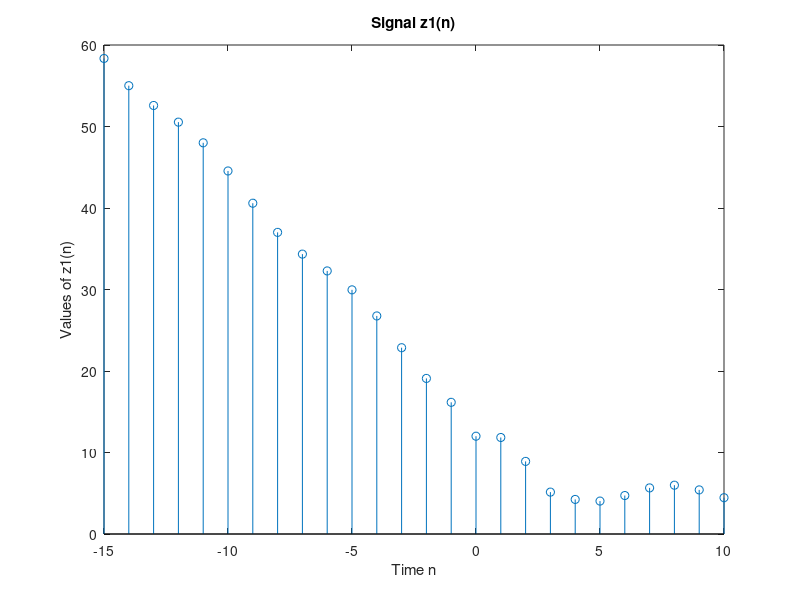
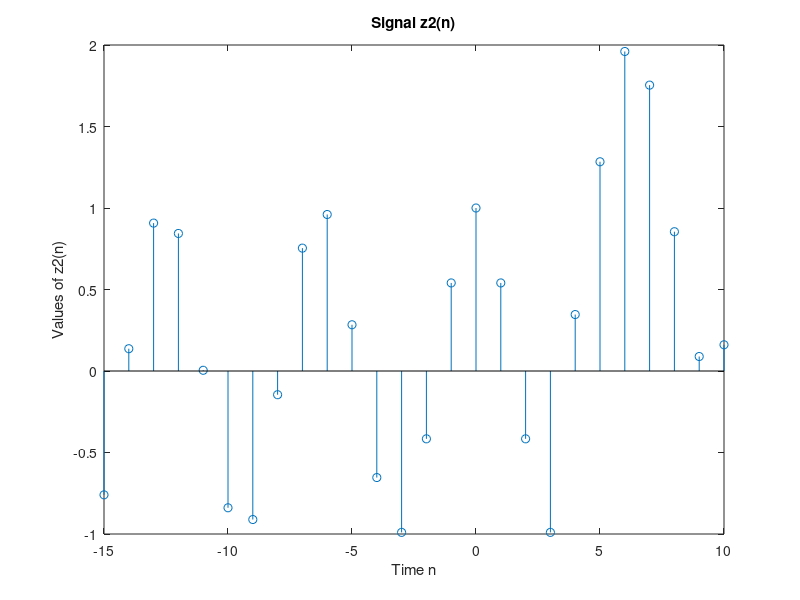
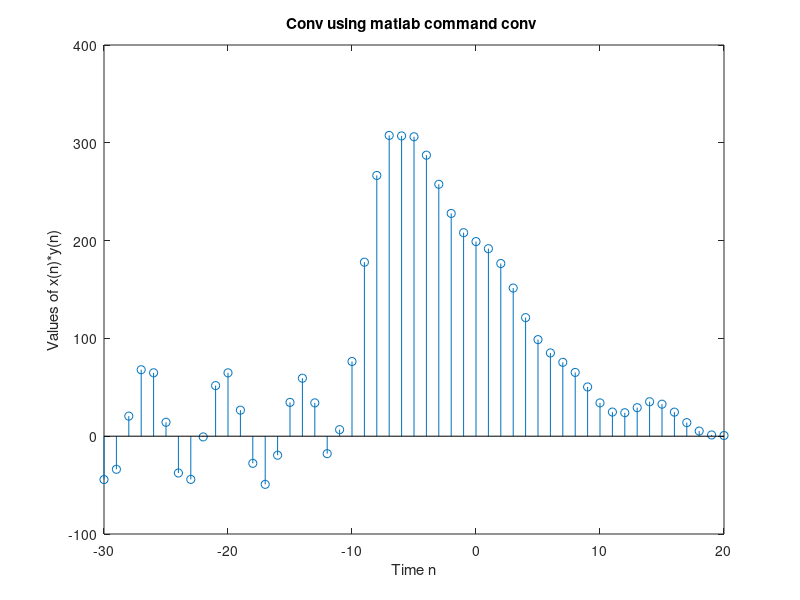
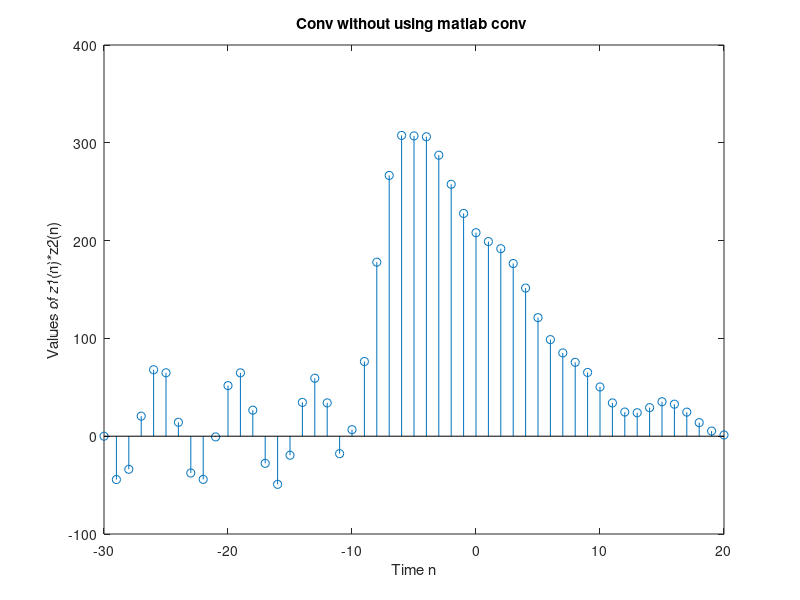

Source code (MATLAB) for these figures, in order:
%Askisi 1
%Meros 1
n=[-15:10];
z1=5+3*(-n+3).*((-n+3)>0)-2*(n==0)+sin(n);
z2=((n-3)>0)+cos(n);

figure(1);
stem(n,z1);
title('Signal z1(n)');
xlabel('Time n');
ylabel('Values of z1(n)');

figure(2);
stem(n,z2);
title('Signal z2(n)');
xlabel('Time n');
ylabel('Values of z2(n)');

%Xrhsimopoioume thn synarthsh tou matlab gia synelixh(conv)

figure(3);
z3=conv(z1,z2);
time=2*n(1):2*n(end);
stem(time,z3);
title('Conv using matlab command conv ');
xlabel('Time n');
ylabel('Values of x(n)*y(n)');

%Ekteloume synelixh xwris thn entolh conv
z1Len=length(z1);
z2Len=length(z2);
convLen=z1Len+z2Len-1;
z4=zeros(1,convLen);
for i=1:convLen
    for j=1:convLen 
        if((i-j)>0 && (i-j)<=z2Len && (j)<=z1Len)
            z4(i)= z4(i)+(z1(j).*z2(i-j));
            end
    end
end
figure(4);
stem(time,z4);
title('Conv without using matlab conv ');
xlabel('Time n');
ylabel('Values of z1(n)*z2(n)');

%Meros 2
n=[-15:10];
z1=5+3*(-n+3).*((-n+3)>0)-2*(n==0)+sin(n);
z2=((n-3)>0)+cos(n);
z3=conv(z1,z2);
time=2*n(1):2*n(end);
figure(5)
stem(time,z3);
title('Conv using matlab command conv ');
xlabel('Time n');
ylabel('Values of z1(n)*z2(n)');

Z1=fft(z1,length(time));
Z2=fft(z2,length(time));
Z3=Z1.*Z2;

Z=ifft(Z3);
figure(6);
stem(time,Z);
title('Conv Z3 with ifft of F(z1)*F(z2)');
xlabel('Time n');
ylabel('Values of z1(n)*z2(n)');


%Askhsh 2
t=0:0.00001:0.5;
x=5*cos(24*pi*t)-2*sin(1.5*pi*t);
figure(7);
plot(t,x);
title('Signal x(t)');
xlabel('Time t');
ylabel('Values of x(t)');


Ts1=1/48;
t1=0:Ts1:0.5;
x1=5*cos(24*pi*t1)-2*sin(1.5*pi*t1);
figure(8);
plot(t,x);
title('Signal x1(t)(Sampling signal)');
xlabel('Time t');
ylabel('Values of x1(t)');
hold on;
stem(t1,x1,'r');
hold off;

Ts2=1/24;
t2=0:Ts2:0.5;
x2=5*cos(24*pi*t2)-2*sin(1.5*pi*t2);
figure(9);
plot(t,x);
title('Signal x2(t)(Sampling signal)');
xlabel('Time t');
ylabel('Values of x2(t)');

hold on;
stem(t2,x2,'g');
hold off;

Ts3=1/12;
t3=0:Ts3:0.5;
x3=5*cos(24*pi*t3)-2*sin(1.5*pi*t3);
figure(10);
plot(t,x);
title('Signal x3(t)(Sampling signal)');
xlabel('Time t');
ylabel('Values of x3(t)');

hold on;
stem(t3,x3,'r');
hold off;

%Askisi 3
%Meros a
Fs=100;
Ts=1/Fs;
t=0:0.01:0.5;
x=10*cos(40*pi*t)-4*sin(80*pi*t+5);
figure(11);
plot(t,x);
title('Signal x(t)');
xlabel('Time t');
ylabel('Value x(t)');

N=128;
n=0:N-1;
x1=10*cos(40*pi*n*Ts)-4*sin(80*pi*n*Ts+5);
figure(12);
stem(n,x1,'r')
title('Signal x1(nTs)');
xlabel('Time t');
ylabel('Value x1(nTs)');

y=fftshift(abs(fft(x1)));

figure(12);
stem(-Fs/2:Fs/N:Fs/2-Fs/N,y);
title('FFT graph');
xlabel('Frequency Hz');
ylabel('Value of FFT');

%Meros B
f=5;
Fs=8000;
Ts=1/Fs;
N=250;
n=0:N-1;
for F=100:125:475
   g=sin(2*pi*F*n*Ts+f);
   figure;
   Flim=-Fs/2:Fs/N:Fs/2-1; %frequency axis
   G=fftshift(fft(g));  %Fourier transform
   figure;
   stem(Flim,G);
   title('FFT graph');
   xlabel('Frequency Hz');
   ylabel('Value of FFT');
end

f=5;
Fs=8000;
Ts=1/Fs;
N=250;
n=0:N-1;
for F=7525:125:7900
    g=sin(2*pi*F*n*Ts+f);
    figure;
    Flim=-Fs/2:Fs/N:Fs/2-1;
    G=fftshift(fft(g));
    figure;
    stem(Flim,G);
    title('FFT graph');
    xlabel('Frequency Hz');
    ylabel('Value of FFT');
end
